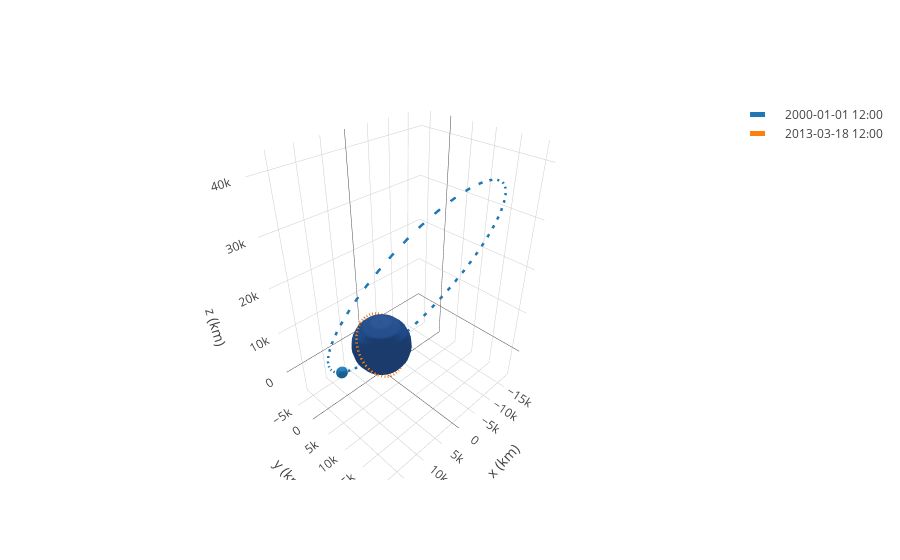

The cell this chart's notebook holds for it:
### Code cell
frame = OrbitPlotter3D()

frame.plot(molniya)
frame.plot(iss)

frame.show()
